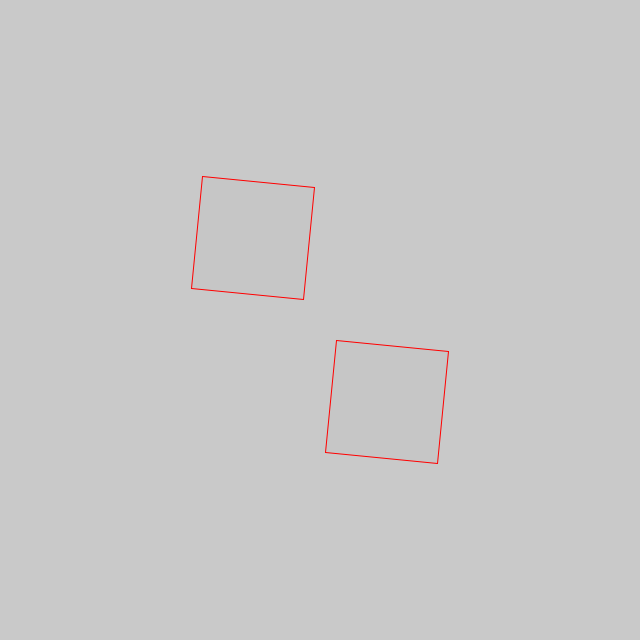
Frame 1 (no input)
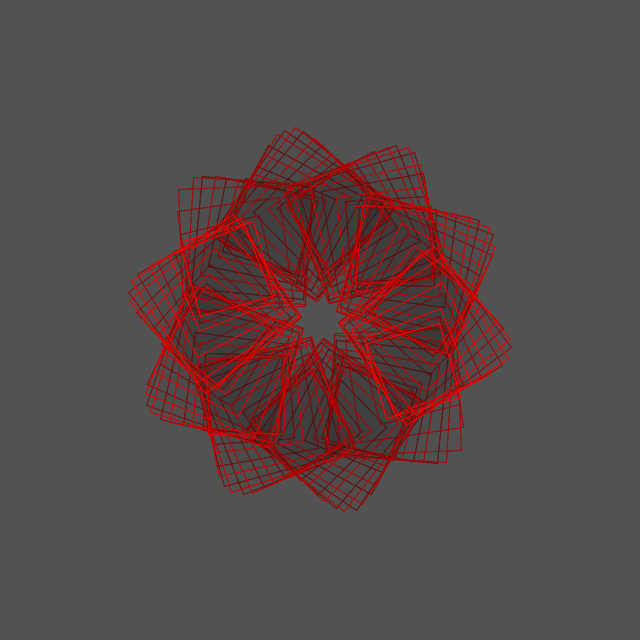
Frame 60 (the mouse pressed at the canvas centre just before this capture)
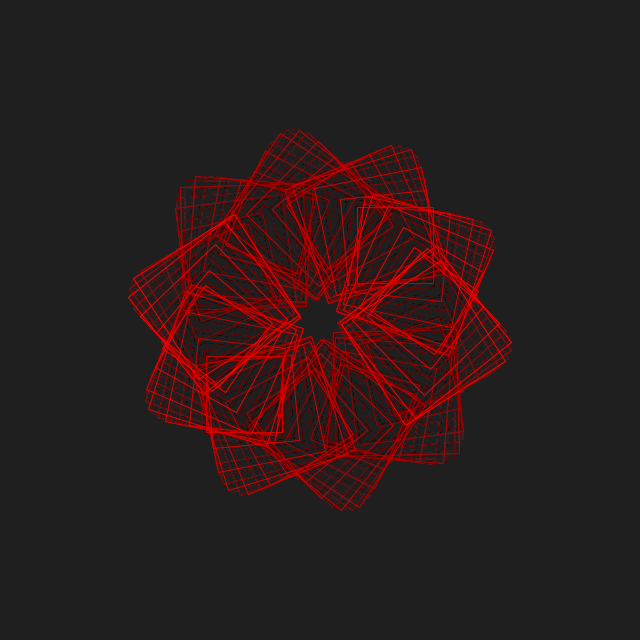
Frame 120 (the mouse held since frame 60 and released just before this capture)

The Processing sketch that drew these frames (run headless with seeded random() and noise(); from frame 60 on, the mouse is pressed at the canvas centre):

// Processing sketch: processing_153754
// ── processing_153754.pde

/* Shape rotation */
float angle = 0;
/* Shape pulse */
float x = 0;

void setup(){
  size(640, 640);
  /* The outlines of the shapes are red */
  stroke(255, 0, 0); 
}

void draw(){
  /* 
  Fill the whole screen with a black rectagle that has the opacity of 10.
  Makeing a fading effect 
 */
  fill(0, 4);
  rect(-1, -1, width+1, height+1);
  
  /* Increase angle by 0.1, the bigger the faster */
  angle += 0.1;
  /* Increase pulse by 1 */
  x += 1;
  /* cos(x) will produce a number from -1 to 1. Multiplying it by 24 will show more effect */
  float y = cos(x)*24;
  
  pushMatrix();
  /* Center the animation in the middle of the screen */
  translate(width/2, height/2);
  rotate(angle);
  /* Change these to line() or ellipse() for different cool effect */
  rect(-25+y/2, -25+y/2, -100-y, -100-y);
  rect(25-y/2, 25-y/2, 100+y, 100+y);
  popMatrix();
}
